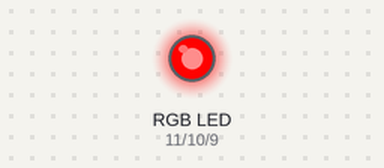
A sketch run on a simulated Arduino Uno, built with avr-gcc and run on an emulated ATmega328P. On the bench: an RGB LED mixed from three pins (HIGH = lit). Dim RGB values are drawn brighter than linear.

Above: at 0.05 s.
At 0.9 s:
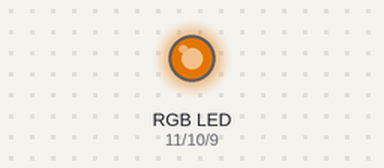
At 1.8 s:
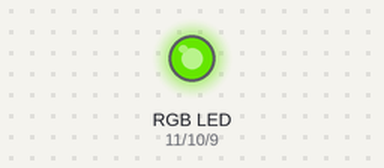
At 3.6 s:
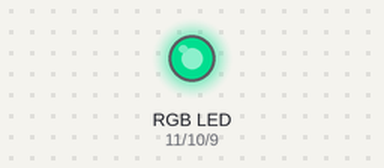
At 5.4 s:
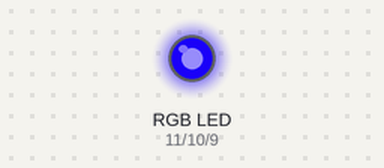
At 7.2 s:
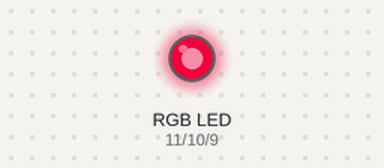
Timing chart, 0 to 10.0 s (numbered marks = the images above):
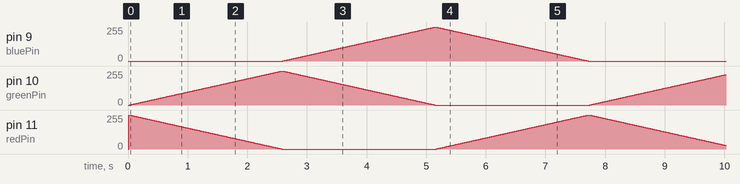

The sketch:

rgb-led.ino
```cpp
/*
Adafruit Arduino - Lesson 3. RGB LED
*/

int redPin = 11;
int greenPin = 10;
int bluePin = 9;

//uncomment this line if using a Common Anode LED
//#define COMMON_ANODE

void setup()
{
  pinMode(redPin, OUTPUT);
  pinMode(greenPin, OUTPUT);
  pinMode(bluePin, OUTPUT);
}

void loop()
{
  setColor(255, 0, 0);

  for (int g=0; g<=255; g++) {
    setColor(255-g, g, 0);
  }

  for (int b=0; b<=255; b++) {
    setColor(0, 255-b, b);
  }

  for (int r=0; r<=255; r++) {
    setColor(r, 0, 255-r);
  }
}

void setColor(int red, int green, int blue)
{

  delay(10);
  #ifdef COMMON_ANODE
    red = 255 - red;
    green = 255 - green;
    blue = 255 - blue;
  #endif
  analogWrite(redPin, red);
  analogWrite(greenPin, green);
  analogWrite(bluePin, blue);
}
```
